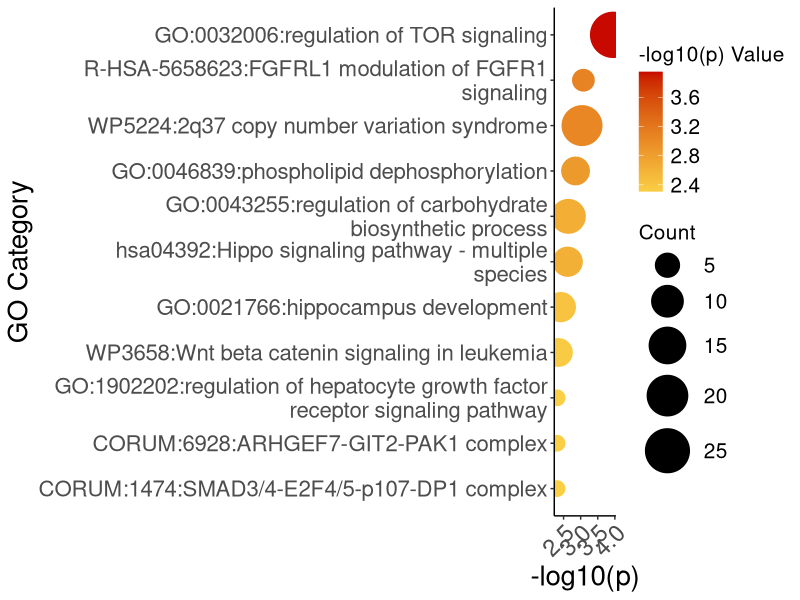

The R script that drew this image:
#load libraries
library(tidyverse)
library(ggplot2)

#read in file
sig_24hrs = read.csv('Data/Figure_1_S1_S2_S3_S4/metascape_gene_lists/drimseq_24hrs_DMAi/sig_24hr_result_for_bubble_plot.csv')

#unite category column
sig_24hrs = sig_24hrs %>%  unite("GO Category", GO, Description, sep = ":")

#create -log10(p) column
sig_24hrs = sig_24hrs %>%
  mutate(`-log10(p)` = -1 * Log10.P.) %>%
  select(-Log10.P.)


# Calculate the maximum -log10(p) per GO Category and arrange it
sig_24hrs <- sig_24hrs %>%
  group_by(`GO Category`) %>%
  mutate(max_log10p = max(`-log10(p)`)) %>%
  ungroup() %>%
  arrange(desc(max_log10p)) %>%
  mutate(`GO Category` = fct_reorder(`GO Category`, max_log10p, .desc = FALSE))

#make bubble plot
# Custom function to split long labels
split_label <- function(x) {
  sapply(strwrap(x, width = 50, simplify = FALSE), paste, collapse = "\n")
}

ggplot(sig_24hrs, aes(x = `-log10(p)`, y = `GO Category`, size = Count, color = `-log10(p)`)) +
  geom_point(alpha = 1, show.legend = TRUE) +
  scale_color_gradient(low = "#face45", high = "#c80900") +
  labs(
    x = "-log10(p)",
    y = "GO Category",
    size = "Count",
    color = "-log10(p) Value"
  ) +
  scale_size(range = c(5, 15)) +
  theme_classic() +
  theme(
    axis.text.x = element_text(size = 17, angle = 45, hjust = 1),
    axis.title = element_text(size = 20),
    axis.text.y = element_text(size = 16),
    legend.title = element_text(size = 15),
    legend.text = element_text(size = 15)
  ) +
  scale_y_discrete(labels = split_label)
